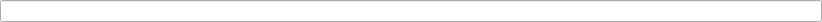
<?xml version="1.0" encoding="UTF-8"?>
<ui version="4.0">
 <class>RelativePathLineEdit</class>
 <widget class="QWidget" name="RelativePathLineEdit">
  <property name="geometry">
   <rect>
    <x>0</x>
    <y>0</y>
    <width>822</width>
    <height>21</height>
   </rect>
  </property>
  <layout class="QVBoxLayout">
   <property name="leftMargin">
    <number>0</number>
   </property>
   <property name="topMargin">
    <number>0</number>
   </property>
   <property name="rightMargin">
    <number>0</number>
   </property>
   <property name="bottomMargin">
    <number>0</number>
   </property>
   <item>
    <widget class="QLineEdit" name="edit"/>
   </item>
  </layout>
  <action name="actionToAbsolutePath">
   <property name="icon">
    <iconset resource="../../icons/light/resources/light.qrc">
     <normaloff>:/icons/a.svg</normaloff>:/icons/a.svg</iconset>
   </property>
   <property name="text">
    <string notr="true">A</string>
   </property>
   <property name="toolTip">
    <string>To absolute path</string>
   </property>
   <property name="menuRole">
    <enum>QAction::MenuRole::NoRole</enum>
   </property>
  </action>
  <action name="actionToRelativePath">
   <property name="icon">
    <iconset resource="../../icons/light/resources/light.qrc">
     <normaloff>:/icons/r.svg</normaloff>:/icons/r.svg</iconset>
   </property>
   <property name="text">
    <string>R</string>
   </property>
   <property name="toolTip">
    <string>To relative path</string>
   </property>
   <property name="menuRole">
    <enum>QAction::MenuRole::NoRole</enum>
   </property>
  </action>
 </widget>
 <resources>
  <include location="../../icons/light/resources/light.qrc"/>
 </resources>
 <connections/>
</ui>
